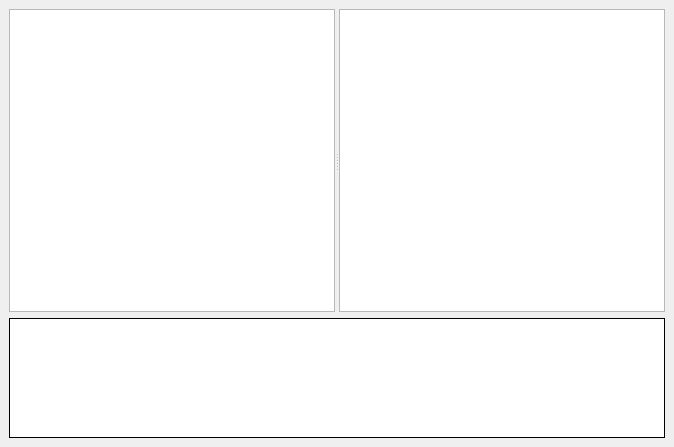
<?xml version="1.0" encoding="UTF-8"?>
<ui version="4.0">
 <class>ControlPointWindow</class>
 <widget class="QMainWindow" name="ControlPointWindow">
  <property name="geometry">
   <rect>
    <x>0</x>
    <y>0</y>
    <width>674</width>
    <height>447</height>
   </rect>
  </property>
  <property name="windowTitle">
   <string>Testing HControlPoint</string>
  </property>
  <widget class="QWidget" name="centralwidget">
   <property name="sizePolicy">
    <sizepolicy hsizetype="Expanding" vsizetype="Expanding">
     <horstretch>0</horstretch>
     <verstretch>0</verstretch>
    </sizepolicy>
   </property>
   <layout class="QVBoxLayout" name="verticalLayout">
    <item>
     <widget class="QSplitter" name="splitter">
      <property name="sizePolicy">
       <sizepolicy hsizetype="Expanding" vsizetype="Expanding">
        <horstretch>0</horstretch>
        <verstretch>0</verstretch>
       </sizepolicy>
      </property>
      <property name="orientation">
       <enum>Qt::Horizontal</enum>
      </property>
      <widget class="QTreeView" name="navigatorTreeView"/>
      <widget class="QTableView" name="dataTableView">
       <property name="alternatingRowColors">
        <bool>true</bool>
       </property>
       <attribute name="horizontalHeaderStretchLastSection">
        <bool>true</bool>
       </attribute>
       <attribute name="verticalHeaderStretchLastSection">
        <bool>false</bool>
       </attribute>
       <attribute name="horizontalHeaderStretchLastSection">
        <bool>true</bool>
       </attribute>
       <attribute name="verticalHeaderStretchLastSection">
        <bool>false</bool>
       </attribute>
      </widget>
     </widget>
    </item>
    <item>
     <widget class="QWidget" name="widget" native="true">
      <property name="sizePolicy">
       <sizepolicy hsizetype="Preferred" vsizetype="Preferred">
        <horstretch>0</horstretch>
        <verstretch>0</verstretch>
       </sizepolicy>
      </property>
      <property name="maximumSize">
       <size>
        <width>16777215</width>
        <height>120</height>
       </size>
      </property>
      <layout class="QVBoxLayout" name="verticalLayout_2">
       <property name="spacing">
        <number>0</number>
       </property>
       <property name="margin">
        <number>0</number>
       </property>
       <item>
        <widget class="QTextBrowser" name="status">
         <property name="frameShape">
          <enum>QFrame::Box</enum>
         </property>
         <property name="frameShadow">
          <enum>QFrame::Plain</enum>
         </property>
        </widget>
       </item>
      </layout>
     </widget>
    </item>
   </layout>
  </widget>
 </widget>
 <resources/>
 <connections/>
</ui>
